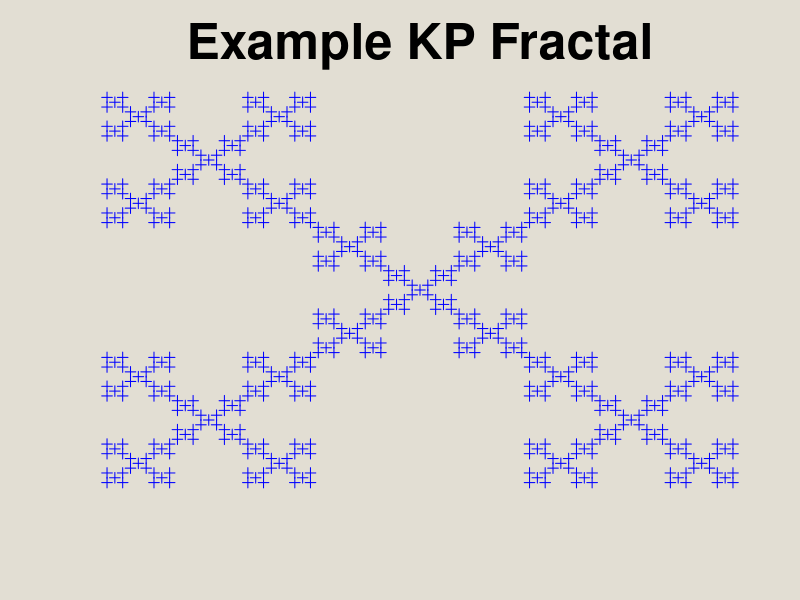

Reproduce this figure in R.
## ---- chunk 1
knitr::opts_chunk$set(echo = FALSE)
## ---- chunk 2

f = matrix(c(1,0,1, 
             0,1,0, 
             1,0,1), nrow = 3, ncol = 3)

mat <- f
for(i in 1:3) mat <- mat%x%f

m = nrow(mat) 
d = 0
X=NULL 
Y=NULL
  
for (i in 1:m) {
  for (j in 1:m) {
    if(mat[i,j]==0) next 
    else {
      d=d+1 
      X[d]=i; Y[d]=j 
    } 
  }
}
## ---- chunk 3
par(bg = "#e2ded3")
plot(x = X, y = Y, pch=3, col = "blue", axes=FALSE, cex=1.0, 
     xlab="", ylab="", main = 'Example KP Fractal', cex.main = 3)

